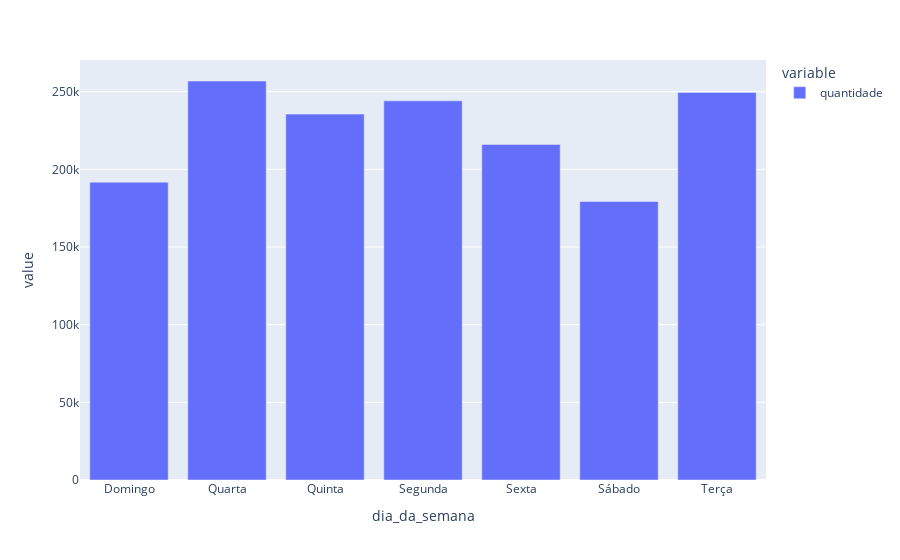

The notebook cell this image was saved under:
### Code cell
frequency.reset_index(inplace=True)
frequency['dia_da_semana'] = frequency['date'].dt.day_name()
dias_traduzidos = {'Monday': 'Segunda', 
                   'Tuesday': 'Terça',
                  'Wednesday': 'Quarta',
                  'Thursday': 'Quinta',
                  'Friday': 'Sexta',
                  'Saturday': 'Sábado',
                  'Sunday': 'Domingo'}
frequency['dia_da_semana'] = frequency['dia_da_semana'].apply(lambda x: dias_traduzidos[x])
dia_da_semana = frequency.groupby('dia_da_semana').sum()
fig = px.bar(dia_da_semana)
fig

### Figure 1 — Plotly figure (JSON) as saved in the notebook; plotly's stock layout.template omitted (floating-point values rounded to 4 significant figures)
{"data": [{"alignmentgroup": "True", "hovertemplate": "variable=quantidade<br>dia_da_semana=%{x}<br>value=%{y}<extra></extra>", "legendgroup": "quantidade", "marker": {"color": "#636efa"}, "name": "quantidade", "offsetgroup": "quantidade", "orientation": "v", "showlegend": true, "textposition": "auto", "type": "bar", "x": ["Domingo", "Quarta", "Quinta", "Segunda", "Sexta", "Sábado", "Terça"], "xaxis": "x", "y": [191748, 256883, 235567, 244099, 216050, 179301, 249517], "yaxis": "y"}], "layout": {"barmode": "relative", "legend": {"title": {"text": "variable"}, "tracegroupgap": 0}, "margin": {"t": 60}, "xaxis": {"anchor": "y", "domain": [0, 1], "title": {"text": "dia_da_semana"}}, "yaxis": {"anchor": "x", "domain": [0, 1], "title": {"text": "value"}}}}
